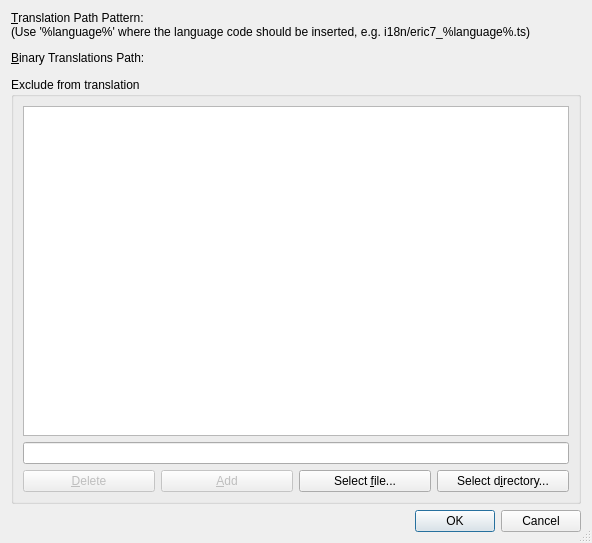
<?xml version="1.0" encoding="UTF-8"?>
<ui version="4.0">
 <class>TranslationPropertiesDialog</class>
 <widget class="QDialog" name="TranslationPropertiesDialog">
  <property name="geometry">
   <rect>
    <x>0</x>
    <y>0</y>
    <width>592</width>
    <height>543</height>
   </rect>
  </property>
  <property name="windowTitle">
   <string>Translation Properties</string>
  </property>
  <property name="sizeGripEnabled">
   <bool>true</bool>
  </property>
  <layout class="QVBoxLayout" name="verticalLayout">
   <item>
    <widget class="QLabel" name="textLabel1_3">
     <property name="text">
      <string>&amp;Translation Path Pattern:
(Use '%language%' where the language code should be inserted, e.g. i18n/eric7_%language%.ts)</string>
     </property>
     <property name="wordWrap">
      <bool>true</bool>
     </property>
     <property name="buddy">
      <cstring>transPatternPicker</cstring>
     </property>
    </widget>
   </item>
   <item>
    <widget class="EricPathPicker" name="transPatternPicker" native="true">
     <property name="sizePolicy">
      <sizepolicy hsizetype="Expanding" vsizetype="Preferred">
       <horstretch>0</horstretch>
       <verstretch>0</verstretch>
      </sizepolicy>
     </property>
     <property name="focusPolicy">
      <enum>Qt::StrongFocus</enum>
     </property>
     <property name="toolTip">
      <string>Enter the path pattern for the translation files</string>
     </property>
     <property name="whatsThis">
      <string>&lt;b&gt;Translation Pattern&lt;/b&gt;
&lt;p&gt;Enter the path pattern for the translation files using %language% at the place of the language code (e.g. /path_to_eric/i18n/eric7_%language%.ts). This will result in translation files like /path_to_eric/i18n/eric7_de.ts.&lt;/p&gt;</string>
     </property>
    </widget>
   </item>
   <item>
    <widget class="QLabel" name="label">
     <property name="text">
      <string>&amp;Binary Translations Path:</string>
     </property>
     <property name="buddy">
      <cstring>transBinPathPicker</cstring>
     </property>
    </widget>
   </item>
   <item>
    <widget class="EricPathPicker" name="transBinPathPicker" native="true">
     <property name="sizePolicy">
      <sizepolicy hsizetype="Expanding" vsizetype="Preferred">
       <horstretch>0</horstretch>
       <verstretch>0</verstretch>
      </sizepolicy>
     </property>
     <property name="focusPolicy">
      <enum>Qt::StrongFocus</enum>
     </property>
     <property name="toolTip">
      <string>Enter the path for the binary translation files (*.qm)</string>
     </property>
     <property name="whatsThis">
      <string>&lt;b&gt;Binary Translations Path&lt;/b&gt;
&lt;p&gt;Enter the directory for the binary translation files (*.qm). Leave it empty to store them together with the *.ts files.&lt;/p&gt;</string>
     </property>
    </widget>
   </item>
   <item>
    <widget class="QGroupBox" name="exceptionsGroup">
     <property name="title">
      <string>Exclude from translation</string>
     </property>
     <layout class="QGridLayout" name="_4">
      <item row="2" column="3">
       <widget class="QPushButton" name="exceptDirButton">
        <property name="toolTip">
         <string>Press to select a directory via a selection dialog</string>
        </property>
        <property name="text">
         <string>Select d&amp;irectory...</string>
        </property>
       </widget>
      </item>
      <item row="2" column="2">
       <widget class="QPushButton" name="exceptFileButton">
        <property name="toolTip">
         <string>Press to select a file via a selection dialog</string>
        </property>
        <property name="text">
         <string>Select &amp;file...</string>
        </property>
       </widget>
      </item>
      <item row="2" column="1">
       <widget class="QPushButton" name="addExceptionButton">
        <property name="enabled">
         <bool>false</bool>
        </property>
        <property name="toolTip">
         <string>Press to add the entered path or file to the list</string>
        </property>
        <property name="text">
         <string>&amp;Add</string>
        </property>
       </widget>
      </item>
      <item row="2" column="0">
       <widget class="QPushButton" name="deleteExceptionButton">
        <property name="enabled">
         <bool>false</bool>
        </property>
        <property name="toolTip">
         <string>Press to delete the selected entry from the list</string>
        </property>
        <property name="text">
         <string>&amp;Delete</string>
        </property>
       </widget>
      </item>
      <item row="1" column="0" colspan="4">
       <widget class="QLineEdit" name="exceptionEdit">
        <property name="toolTip">
         <string>Enter a path or file to be added</string>
        </property>
       </widget>
      </item>
      <item row="0" column="0" colspan="4">
       <widget class="QListWidget" name="exceptionsList">
        <property name="toolTip">
         <string>List of paths or files to excude from translation</string>
        </property>
        <property name="alternatingRowColors">
         <bool>true</bool>
        </property>
        <property name="sortingEnabled">
         <bool>true</bool>
        </property>
       </widget>
      </item>
     </layout>
    </widget>
   </item>
   <item>
    <widget class="QDialogButtonBox" name="buttonBox">
     <property name="orientation">
      <enum>Qt::Horizontal</enum>
     </property>
     <property name="standardButtons">
      <set>QDialogButtonBox::Cancel|QDialogButtonBox::Ok</set>
     </property>
    </widget>
   </item>
  </layout>
 </widget>
 <customwidgets>
  <customwidget>
   <class>EricPathPicker</class>
   <extends>QWidget</extends>
   <header>EricWidgets/EricPathPicker.h</header>
   <container>1</container>
  </customwidget>
 </customwidgets>
 <tabstops>
  <tabstop>transPatternPicker</tabstop>
  <tabstop>transBinPathPicker</tabstop>
  <tabstop>exceptionsList</tabstop>
  <tabstop>exceptionEdit</tabstop>
  <tabstop>deleteExceptionButton</tabstop>
  <tabstop>addExceptionButton</tabstop>
  <tabstop>exceptFileButton</tabstop>
  <tabstop>exceptDirButton</tabstop>
 </tabstops>
 <resources/>
 <connections>
  <connection>
   <sender>buttonBox</sender>
   <signal>accepted()</signal>
   <receiver>TranslationPropertiesDialog</receiver>
   <slot>accept()</slot>
   <hints>
    <hint type="sourcelabel">
     <x>39</x>
     <y>523</y>
    </hint>
    <hint type="destinationlabel">
     <x>39</x>
     <y>543</y>
    </hint>
   </hints>
  </connection>
  <connection>
   <sender>buttonBox</sender>
   <signal>rejected()</signal>
   <receiver>TranslationPropertiesDialog</receiver>
   <slot>reject()</slot>
   <hints>
    <hint type="sourcelabel">
     <x>110</x>
     <y>530</y>
    </hint>
    <hint type="destinationlabel">
     <x>111</x>
     <y>543</y>
    </hint>
   </hints>
  </connection>
 </connections>
</ui>
